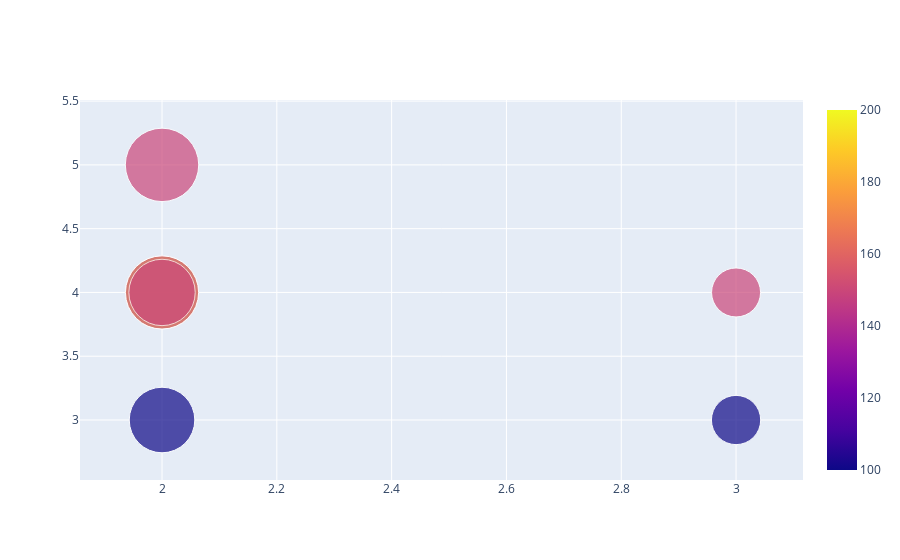

Notebook cell for this chart:
### Markdown cell above
Import plotly.plotly as py

### Code cell
from plotly.offline import init_notebook_mode, iplot
init_notebook_mode(connected=True)
import plotly.graph_objs as go


international_color = [float(each) for each in data_temproray.epochs]
data2 = [
    {
        'y':data_temproray.CV,
        'x': data_temproray.ANN_Num,
        'mode': 'markers',
        'marker': {
            'color': international_color,
            'size': data_temproray.accuracy,
            'showscale': True
        },
        "text" :  data_temproray.accuracy    
    }
]
iplot(data2)

### Figure 1 — Plotly figure (JSON) as saved in the notebook; plotly's stock layout.template omitted (floating-point values rounded to 4 significant figures)
{"data": [{"marker": {"color": [200, 150, 150, 150, 100, 150, 100], "showscale": true, "size": [73.1, 73.41, 73.19, 49.02, 49.26, 66.41, 65.58]}, "mode": "markers", "text": [73.1, 73.41, 73.19, 49.02, 49.26, 66.41, 65.58], "type": "scatter", "x": [2, 2, 2, 3, 3, 2, 2], "y": [4, 5, 4, 4, 3, 4, 3]}], "layout": {}}
